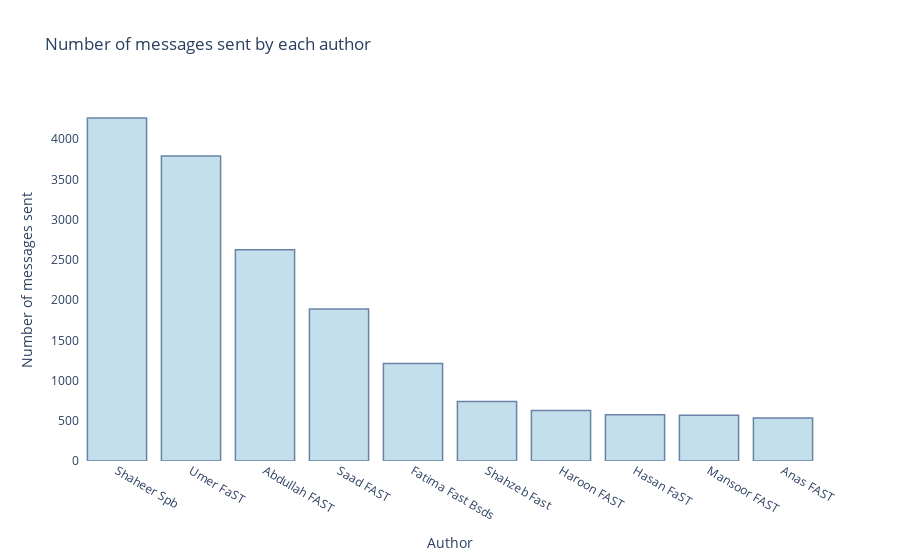

Notebook source saved alongside this figure:
### Code cell
# now plot #plot the number of messages sent by each author in the chat
# X axis is the author(Name) and Y axis is the number of messages sent
# plt.figure(figsize=(15, 8))
# plt.title("Number of messages sent by each author")
# plt.ylabel("Number of messages sent")
# plt.xlabel("Author")
# plt.xticks(rotation=90)
# plt.bar(df1, df['author'].value_counts().head(10))
# plt.show()

# now do the same thing but with plotly
fig = px.bar(df, x=df1, y=df['author'].value_counts().head(10), title="Number of messages sent by each author")
# change the colors of the bars and the background and the text and annotations
fig.update_traces(marker_color='rgb(158,202,225)', marker_line_color='rgb(8,48,107)',
                    marker_line_width=1.5, opacity=0.6) # change the color of the bars and the background
fig.update_layout(title_text='Number of messages sent by each author', xaxis_title="Author", yaxis_title="Number of messages sent") # change the title of the graph and the x and y axis
fig.update_layout(plot_bgcolor='rgb(255,255,255)') # change the background color
# show the bar on the side of the bar which shows the number of messages sent
#fig.update_layout(annotations=[dict(text="Number of messages sent", x=0.5, y=-0.15, showarrow=False, font_size=20, font_family="Arial", font_color="black")])


fig.show()

### Figure 1 — Plotly figure (JSON) as saved in the notebook; plotly's stock layout.template omitted (floating-point values rounded to 4 significant figures)
{"data": [{"alignmentgroup": "True", "hovertemplate": "x=%{x}<br>y=%{y}<extra></extra>", "legendgroup": "", "marker": {"color": "rgb(158,202,225)", "line": {"color": "rgb(8,48,107)", "width": 1.5}, "pattern": {"shape": ""}}, "name": "", "offsetgroup": "", "opacity": 0.6, "orientation": "v", "showlegend": false, "textposition": "auto", "type": "bar", "x": ["Shaheer Spb", "Umer FaST", "Abdullah FAST", "Saad FAST", "Fatima Fast Bsds", "Shahzeb Fast", "Haroon FAST", "Hasan FaST", "Mansoor FAST", "Anas FAST"], "xaxis": "x", "y": [4263, 3792, 2626, 1888, 1212, 739, 629, 575, 569, 536], "yaxis": "y"}], "layout": {"barmode": "relative", "legend": {"tracegroupgap": 0}, "plot_bgcolor": "rgb(255,255,255)", "title": {"text": "Number of messages sent by each author"}, "xaxis": {"anchor": "y", "domain": [0, 1], "title": {"text": "Author"}}, "yaxis": {"anchor": "x", "domain": [0, 1], "title": {"text": "Number of messages sent"}}}}
